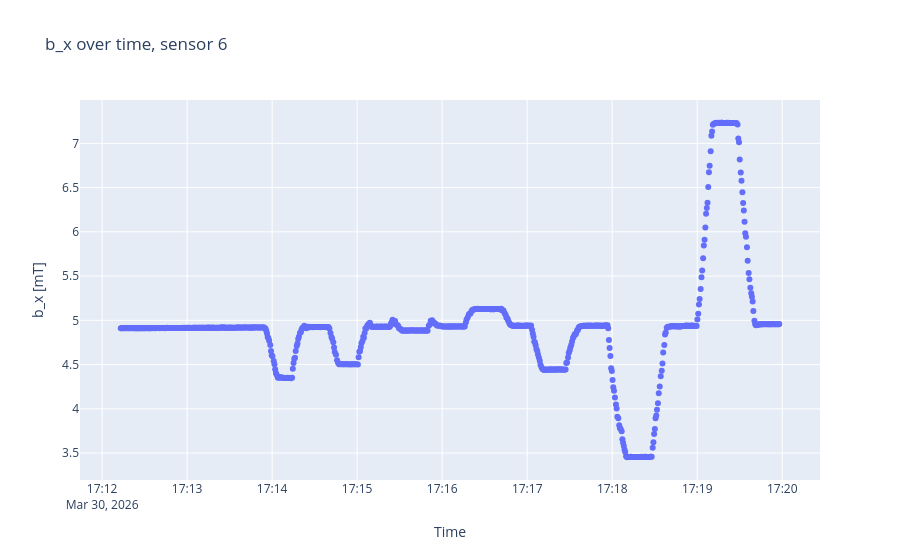
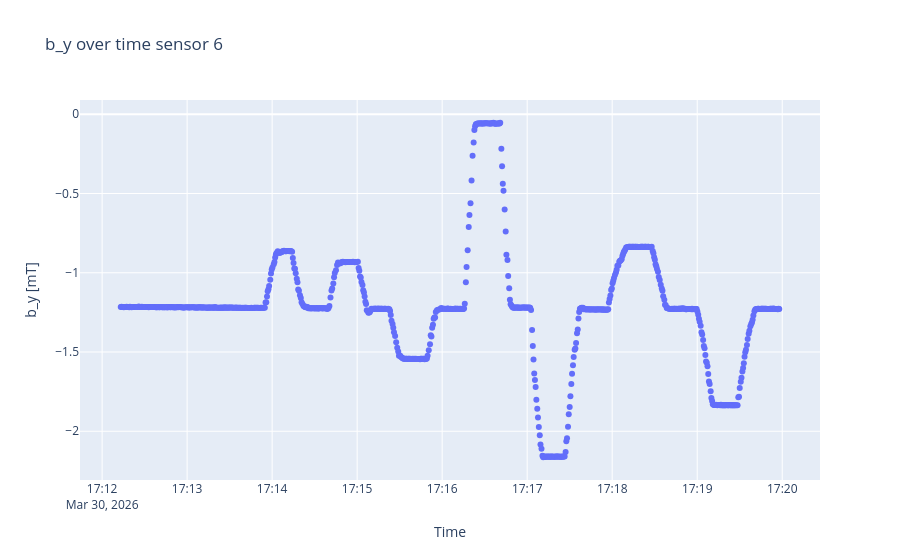
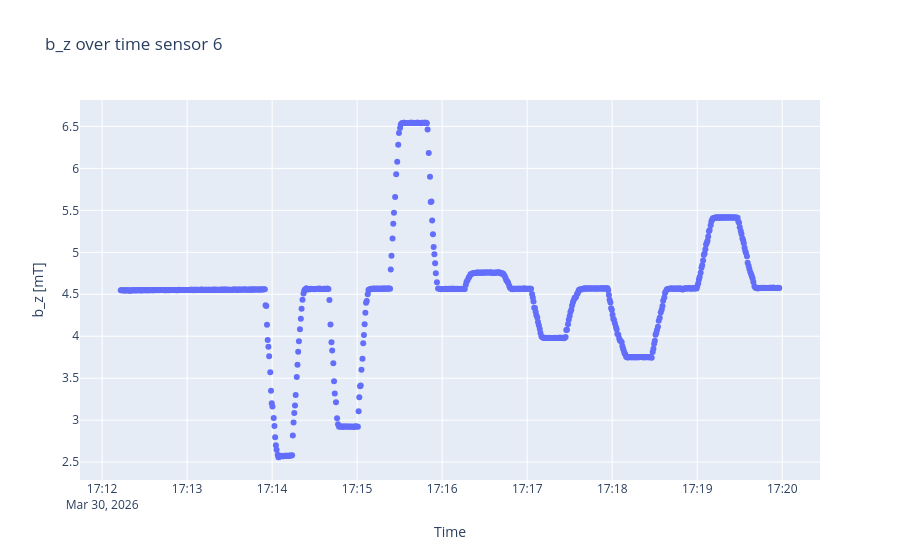

Write notebook code for charts like these, in order.
### Code cell
sensorplots(B, timestamps, 6)

### Figure 1 — Plotly figure (JSON) as saved in the notebook; plotly's stock layout.template omitted (floating-point values rounded to 4 significant figures; data arrays with more than 128 entries replaced by an {"elided": "..."} marker saying what was removed)
{"data": [{"mode": "markers", "type": "scatter", "x": {"elided": "796 str values"}, "y": {"elided": "796 float values"}}], "layout": {"title": {"text": "b_x over time, sensor 6"}, "xaxis": {"title": {"text": "Time"}}, "yaxis": {"scaleanchor": "y", "title": {"text": "b_x [mT]"}}}}

### Figure 2 — Plotly figure (JSON) as saved in the notebook; plotly's stock layout.template omitted (floating-point values rounded to 4 significant figures; data arrays with more than 128 entries replaced by an {"elided": "..."} marker saying what was removed)
{"data": [{"mode": "markers", "type": "scatter", "x": {"elided": "796 str values"}, "y": {"elided": "796 float values"}}], "layout": {"title": {"text": "b_y over time sensor 6"}, "xaxis": {"title": {"text": "Time"}}, "yaxis": {"scaleanchor": "y", "title": {"text": "b_y [mT]"}}}}

### Figure 3 — Plotly figure (JSON) as saved in the notebook; plotly's stock layout.template omitted (floating-point values rounded to 4 significant figures; data arrays with more than 128 entries replaced by an {"elided": "..."} marker saying what was removed)
{"data": [{"mode": "markers", "type": "scatter", "x": {"elided": "796 str values"}, "y": {"elided": "796 float values"}}], "layout": {"title": {"text": "b_z over time sensor 6"}, "xaxis": {"title": {"text": "Time"}}, "yaxis": {"scaleanchor": "y", "title": {"text": "b_z [mT]"}}}}
